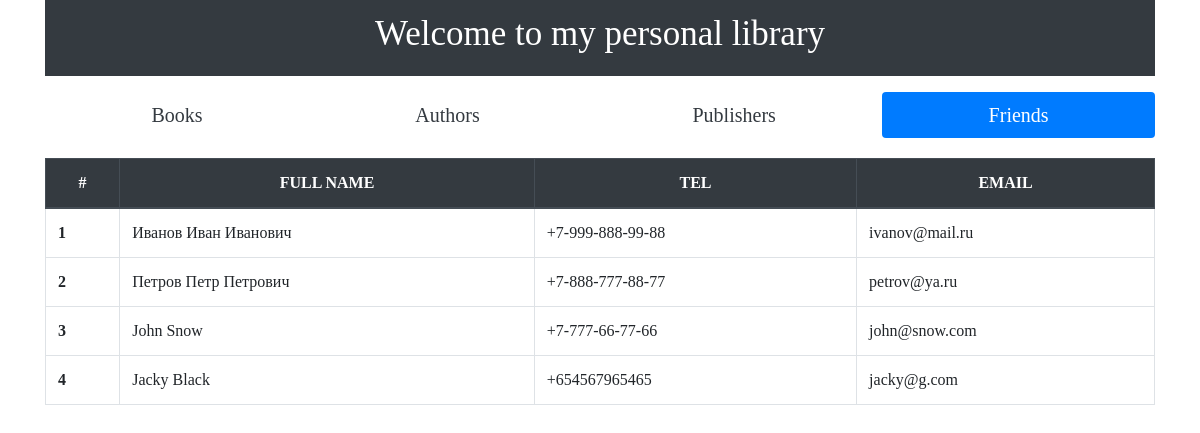
/friend/, run on the app's committed database.
### p_library/models.py (models this page shows)
class Friend(models.Model):
    full_name = models.TextField()
    phone = models.CharField(max_length=20)
    email = models.EmailField()
    def __str__(self):
        return self.full_name

### p_library/views.py (the view)
# urls.py: path('friend/', friends_list, name='friends')
def friends_list(request):
    template = loader.get_template('friends.html')
    friends = Friend.objects.all()
    friends_data = {
        'friends': friends,
    }
    return HttpResponse(template.render(friends_data, request))

### p_library/templates/friends.html
{% extends 'base.html' %}
{% block navigate %}
<ul class="nav nav-pills nav-fill">
    <li class="nav-item">
        <a class="nav-link text-dark" href="/">Books</a>
    </li>
    <li class="nav-item">
        <a class="nav-link text-dark" href="/author/">Authors</a>
    </li>
    <li class="nav-item">
        <a class="nav-link text-dark" href="/publishers/">Publishers</a>
    </li>
    <li class="nav-item">
        <a class="nav-link active" href="/friend/">Friends</a>
    </li>
</ul>
{% endblock %}
{% block content %}
<table class="table table-hover table-bordered" style="margin-top: 20px;">
    <thead class="thead-dark">
        <tr>
            <th scope="col" class="text-center">#</th>
            <th scope="col" class="text-center">FULL NAME</th>
            <th scope="col" class="text-center">TEL</th>
            <th scope="col" class="text-center">EMAIL</th>
        </tr>
    </thead>
    <tbody>
        {% for friend in friends %}
            <tr>
                <th scope="row">{{ forloop.counter }}</th>
                <td>{{ friend }}</td>
                <td>{{ friend.phone }}</td>
                <td>{{ friend.email }}</td>
            </tr>
        {% endfor %}
    </tbody>
</table>
{% endblock %}

### static/p_library/style.css (style rules this page uses)
body { font-family: 'Times New Roman', Times, serif; }
.nav-link { font-size: 20px; }

### data on the page
Friend: full_name "Иванов Иван Иванович", phone "+7-999-888-99-88", email "ivanov@mail.ru"
Friend: full_name "Петров Петр Петрович", phone "+7-888-777-88-77", email "petrov@ya.ru"
Friend: full_name "John Snow", phone "+7-777-66-77-66", email "john@snow.com"
Friend: full_name "Jacky Black", phone "+654567965465", email "jacky@g.com"
